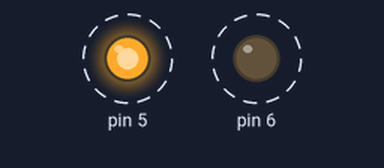
The sketch below on a simulated Arduino Uno, built with avr-gcc and run on an emulated ATmega328P. Parts: output pins drawn as LEDs (lit = HIGH). Dashed ring = blinking.

Above: at 0.5 s.
Timing chart, 0 to 4.6 s (numbered marks = the images above):
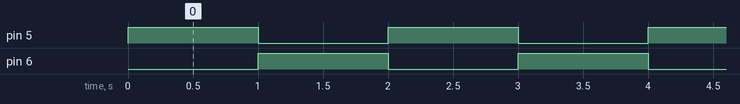

The sketch:

microcontroll2_p1_t1.ino
```cpp
// not necessary since arduino sets it by default #define F_CPU16000000UL
#include <avr/io.h>
#include <stdint.h>
#include <util/delay.h>


int main (void)
{
  const uint8_t led_1 = (1<<PD5); //00000001 << PD5 = 00100000
  const uint8_t led_2 = (1<<PD6); //00000001 << PD6 = 01000000
  //hence portD pin5 and pin6 are outputs
  //on the arduino borad, these are the D5 and D6 pins
  PORTD = 0; //initializing in the start everything to output LOW (0 Volts)

  // |= is the SET BIT function which sets the given Bit masks to DDRD

  DDRD |= (led_1 | led_2); //SETS the Pins on port D (so PortD now looks like: 01100000)
  PORTD |= led_1; //Setting led_1 to HIGH(5V)
  while(1) //while(true) i.e forever loop
  {
    _delay_ms(1000);
    // here we are toggling between the two bitmasks
    PORTD ^=(led_1|led_2); //TOGGLE OPERATION i.e toggles between Led_1 and Led_2
  }
}
```

Measured:
- by itself, pin 5, pin 6: alternates HIGH for 1.0 s and LOW for 1.0 s
